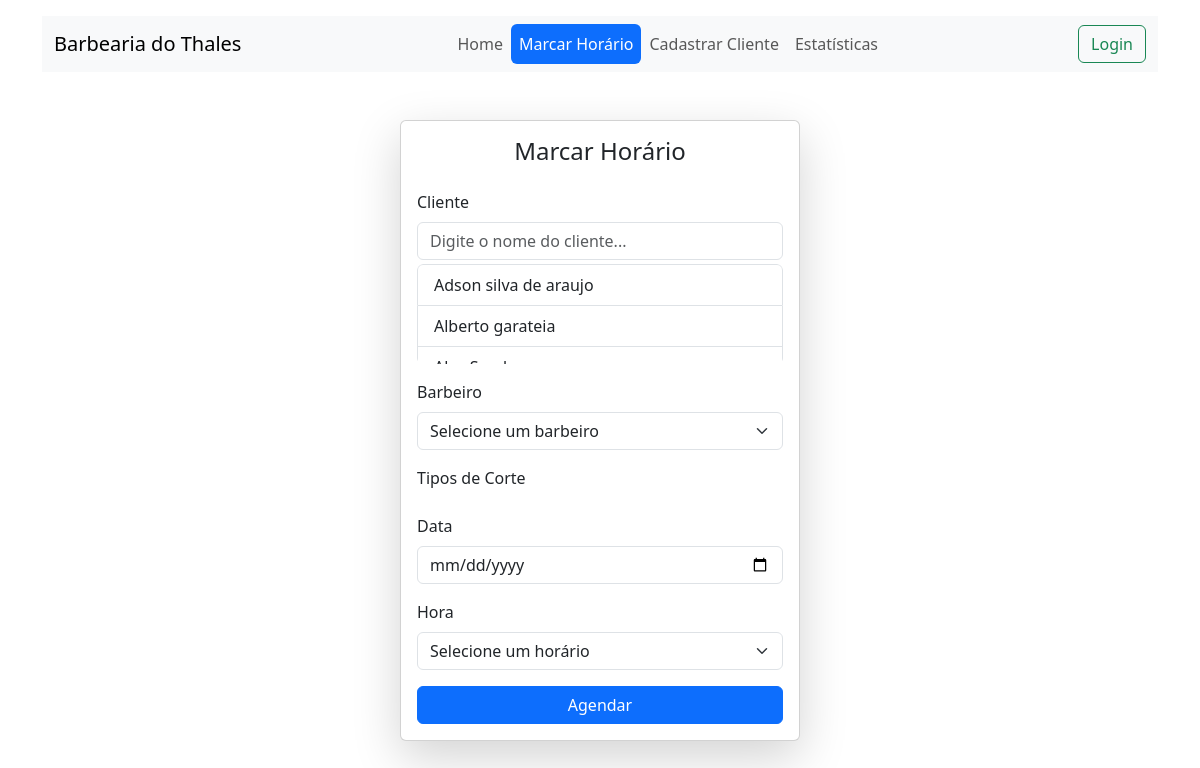
Before: /marcar_horario/ with the older database file.
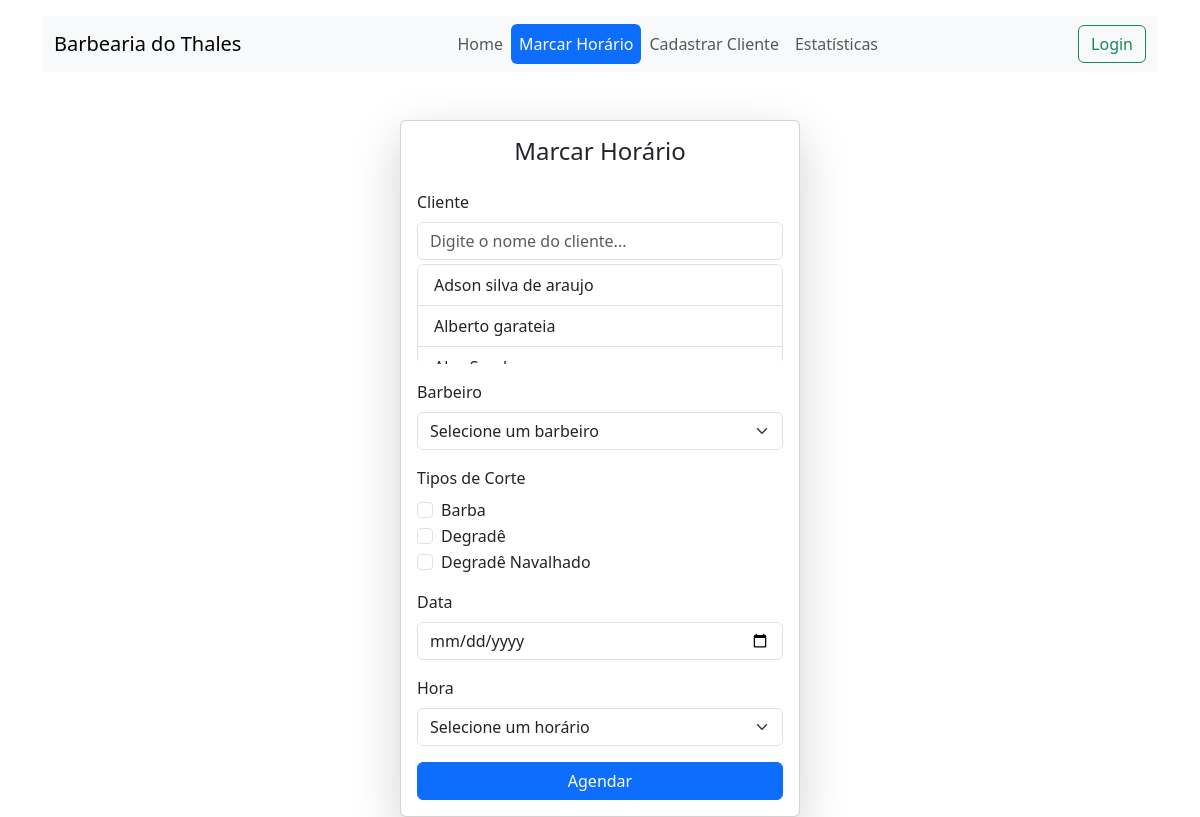
After: the same page with the newer database file.
### controle/models.py (models this page shows, shortened)
class Cliente(models.Model):
    nome = models.CharField(max_length=100)
    telefone = models.CharField(max_length=15, unique=True)
    data_nascimento = models.DateField()

class TipoCorte(models.Model):
    nome = models.CharField(max_length=100)
    preco = models.DecimalField(max_digits=6, decimal_places=2)

### controle/views.py (the view)
# urls.py: path('marcar_horario/', views.marcar_horario, name='marcar_horario'),
def marcar_horario(request):
    if request.method == "POST":
        cliente_id = request.POST.get('cliente')
        barbeiro_id = request.POST.get('barbeiro')
        tipo_corte_ids = request.POST.getlist('tipo_corte')  # Obtendo uma lista de IDs de tipos de corte
        data = request.POST.get('data')
        hora = request.POST.get('hora')
        if Agendamento.objects.filter(barbeiro_id=barbeiro_id, data=data, hora=hora).exists():
            messages.error(request, 'Horário já agendado para o barbeiro.', extra_tags='danger')
            return redirect('marcar_horario')
        if not tipo_corte_ids:
            messages.error(request, 'Nenhum tipo de corte selecionado.', extra_tags='danger')
            return redirect('marcar_horario')
        agendamento = Agendamento(cliente_id=cliente_id, barbeiro_id=barbeiro_id, data=data, hora=hora)
        agendamento.save()  # Salva o agendamento antes de adicionar os tipos de corte
        for tipo_corte_id in tipo_corte_ids:
            tipo_corte = TipoCorte.objects.get(id=tipo_corte_id)
            agendamento.tipo_corte.add(tipo_corte)  # Adiciona o tipo de corte ao agendamento
        messages.success(request, 'Horário agendado com sucesso!')
        return redirect('marcar_horario')
    else:
        horarios_disponiveis = []
        inicio = datetime.strptime("08:00", "%H:%M")
        fim = datetime.strptime("19:00", "%H:%M")
        while inicio <= fim:
            horarios_disponiveis.append(inicio.strftime("%H:%M"))
            inicio += timedelta(minutes=30)
        clientes = Cliente.objects.all().order_by('nome')
        barbeiros = Barbeiro.objects.all().order_by('nome')
        tipos_corte = TipoCorte.objects.all().order_by('nome')
    return render(request, 'marcar_horario.html', {
        'horarios_disponiveis': horarios_disponiveis,
        'clientes': clientes,
        'barbeiros': barbeiros,
        'tipos_corte': tipos_corte,  # Passa os tipos de corte para o template
    })

### controle/templates/marcar_horario.html (shortened to what this page needs)
{% extends "base.html" %}
{% block content %}
<div class="container mt-5 d-flex justify-content-center">
    <div class="card shadow-lg" style="width: 100%; max-width: 400px;">
        <div class="card-body">
            <h4 class="text-center mb-4">Marcar Horário</h4>
            <form method="POST" class="mt-3">
                <div class="mb-3">
                    <label for="id_cliente_search" class="form-label">Cliente</label>
                    <input type="text" id="id_cliente_search" class="form-control" placeholder="Digite o nome do cliente..." autocomplete="off">
                    <div id="cliente_sugestoes" class="list-group mt-1" style="max-height: 100px; overflow-y: auto;">
                        {% for cliente in clientes %}
                            <a href="#" class="list-group-item list-group-item-action" data-id="{{ cliente.id }}">{{ cliente.nome }}</a>
                        {% endfor %}
                    </div>
                </div>
                <div class="mb-3">
                    <label for="id_barbeiro" class="form-label">Barbeiro</label>
                    <select name="barbeiro" id="id_barbeiro" class="form-select" required>
                        <option value disabled selected>Selecione um barbeiro</option>
                    </select>
                </div>
                <div class="mb-3">
                    <label for="id_tipo_corte" class="form-label">Tipos de Corte</label>
                    <div>
                        {% for corte in tipos_corte %}
                        <div class="form-check">
                            <input class="form-check-input" type="checkbox" name="tipo_corte" id="tipo_corte_{{ corte.id }}" value="{{ corte.id }}">
                            <label class="form-check-label" for="tipo_corte_{{ corte.id }}">
                                {{ corte.nome }}
                            </label>
                        </div>
                        {% endfor %}
                    </div>
                </div>
                <div class="mb-3">
                    <label for="id_data" class="form-label">Data</label>
                    <input type="date" name="data" id="id_data" class="form-control" required>
                </div>
                <div class="mb-3">
                    <label for="id_hora" class="form-label">Hora</label>
                    <select name="hora" id="id_hora" class="form-select" required>
                        <option value disabled selected>Selecione um horário</option>
                    </select>
                </div>
                <button type="submit" class="btn btn-primary w-100">Agendar</button>
            </form>
        </div>
    </div>
</div>
{% endblock %}

Changed rows visible on the page:
added TipoCorte: nome "Barba"
added TipoCorte: nome "Degradê"
added TipoCorte: nome "Degradê Navalhado"
